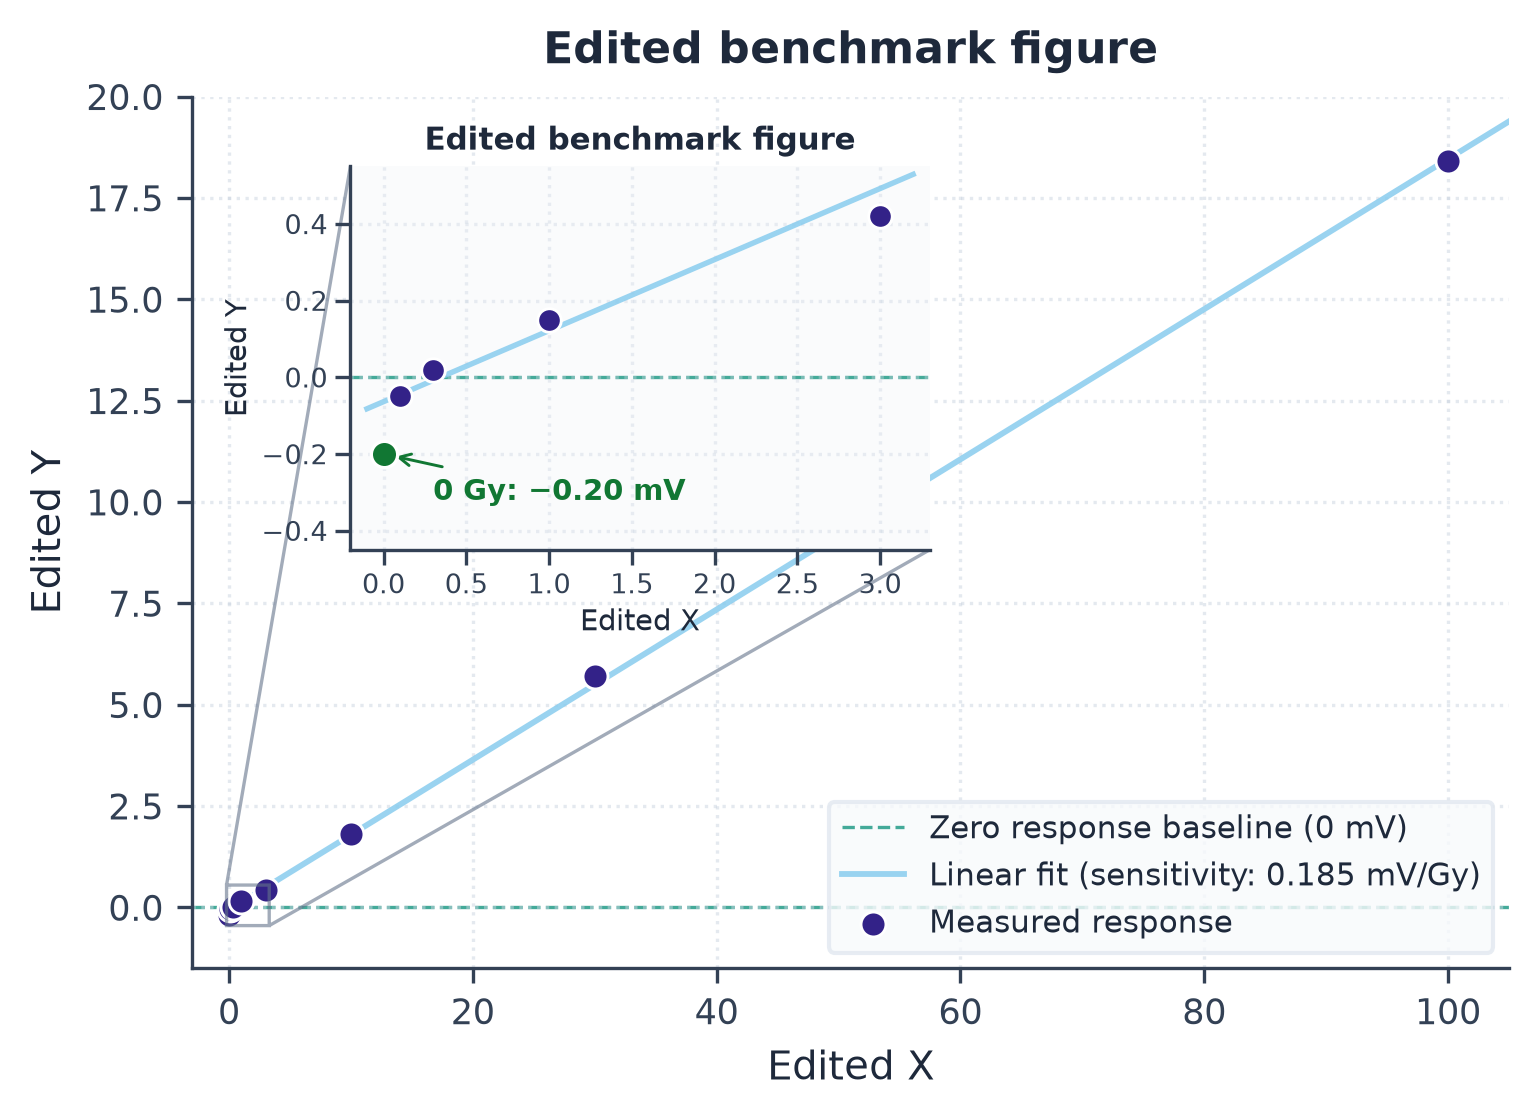

Source code (Python):
import matplotlib.pyplot as plt
import numpy as np
import pandas as pd

# Load data
df = pd.read_csv("data.csv")
dose = df["dose_gy"].values
response = df["response_mv"].values

# Configure publication-quality style
plt.rcParams.update({
    "font.family": "sans-serif",
    "font.sans-serif": ["DejaVu Sans", "Helvetica", "Arial"],
    "font.size": 9,
    "axes.labelsize": 9.5,
    "axes.titlesize": 10.5,
    "xtick.labelsize": 8.5,
    "ytick.labelsize": 8.5,
    "lines.linewidth": 1.5,
    "lines.markersize": 5.5,
    "axes.linewidth": 0.8,
    "axes.edgecolor": "#334155",
    "text.color": "#1e293b",
    "axes.labelcolor": "#1e293b",
    "xtick.color": "#334155",
    "ytick.color": "#334155",
    "figure.facecolor": "#ffffff",
    "axes.facecolor": "#ffffff",
    "savefig.facecolor": "#ffffff",
})

# Create figure
fig, ax = plt.subplots(figsize=(5.2, 3.8), dpi=300)

# Colors
primary_color = "#332288"
fit_color = "#88CCEE"
ref_color = "#44AA99"
highlight_color = "#117733"

# Linear fit across full range to show constant sensitivity (linear physical response)
slope, intercept = np.polyfit(dose, response, 1)
fit_x = np.linspace(0, 105, 200)
fit_y = slope * fit_x + intercept

# Plot reference line at y = 0
ax.axhline(0, color=ref_color, linestyle="--", linewidth=0.8, zorder=1, label="Zero response baseline (0 mV)")

# Plot linear fit line
ax.plot(fit_x, fit_y, color=fit_color, linestyle="-", linewidth=1.4, alpha=0.85, zorder=2,
        label=f"Linear fit (sensitivity: {slope:.3f} mV/Gy)")

# Plot measured points
ax.scatter(dose, response, color=primary_color, edgecolor="white", linewidth=0.7, s=36, zorder=3,
           label="Measured response")

# Main axes limits and formatting
ax.set_xlim(-3, 105)
ax.set_ylim(-1.5, 20)
ax.set_xlabel("Edited X", fontweight="medium")
ax.set_ylabel("Edited Y", fontweight="medium")
ax.set_title("Edited benchmark figure", fontweight="bold", pad=8)

# Gridlines
ax.grid(True, linestyle=":", alpha=0.5, color="#cbd5e1", zorder=0)
ax.spines["top"].set_visible(False)
ax.spines["right"].set_visible(False)

# Legend (placed in lower right)
ax.legend(loc="lower right", frameon=True, facecolor="#f8fafc", edgecolor="#e2e8f0", fontsize=7.5)

# Inset zoom to resolve low-dose regime (0 to 3 Gy) without misleading log distortion
axins = ax.inset_axes([0.12, 0.48, 0.44, 0.44])

# Plot data on inset
fit_x_inset = np.linspace(-0.1, 3.2, 100)
fit_y_inset = slope * fit_x_inset + intercept

axins.axhline(0, color=ref_color, linestyle="--", linewidth=0.8, zorder=1)
axins.plot(fit_x_inset, fit_y_inset, color=fit_color, linestyle="-", linewidth=1.3, alpha=0.85, zorder=2)

low_mask = dose <= 3.0
axins.scatter(dose[low_mask], response[low_mask], color=primary_color, edgecolor="white", linewidth=0.7, s=32, zorder=3)

# Highlight baseline measurement at dose = 0 Gy
axins.scatter([0.0], [-0.20], color=highlight_color, edgecolor="white", linewidth=0.8, s=40, zorder=4)
axins.annotate("0 Gy: −0.20 mV", xy=(0.0, -0.20), xytext=(0.3, -0.32),
               fontsize=7.0, color="#117733", fontweight="semibold",
               arrowprops=dict(arrowstyle="->", color="#117733", lw=0.7, shrinkA=3, shrinkB=3))

# Inset limits and styling
axins.set_xlim(-0.2, 3.3)
axins.set_ylim(-0.45, 0.55)
axins.set_title("Edited benchmark figure", fontsize=7.5, fontweight="bold", pad=4, color="#1e293b")
axins.set_xlabel("Edited X", fontsize=7.0, labelpad=2)
axins.set_ylabel("Edited Y", fontsize=7.0, labelpad=2)
axins.tick_params(axis="both", labelsize=6.5, pad=2)
axins.grid(True, linestyle=":", alpha=0.4, color="#cbd5e1", zorder=0)
axins.spines["top"].set_visible(False)
axins.spines["right"].set_visible(False)
axins.set_facecolor("#fafbfc")

# Zoom indicator lines connecting main axes to inset
ax.indicate_inset_zoom(axins, edgecolor="#64748b", alpha=0.6, linewidth=0.8)

# Tight layout and save
plt.tight_layout()
plt.savefig("edited_plot.png", dpi=300, bbox_inches="tight")
plt.close()
print("plot.png generated successfully.")
